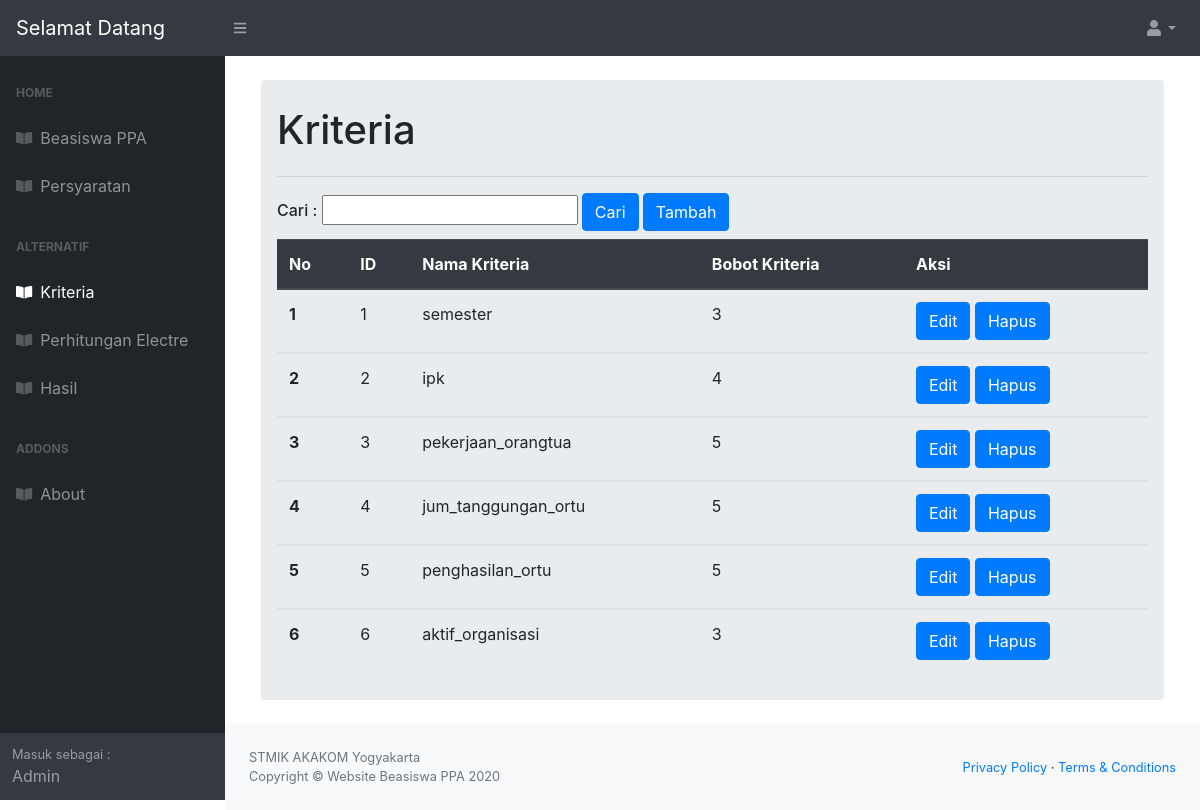
Screenshot of /index.php?module=kriteria (signed in) with the database file from the repository.
### tables this page shows
CREATE TABLE `kriteria` (
  `id` int(10) NOT NULL,
  `nama_kriteria` varchar(20) NOT NULL,
  `bobot_kriteria` int(10) NOT NULL,
  `aksi` varchar(20) NOT NULL
);

### pages/kriteria.php (the view, shortened to what this page needs)
<!-- <?php
  include 'connect.php';
?> -->
<br />
<div class="container-fluid">
  <br/>
              <ol class="breadcrumb mb-4">
                <h1 class="mt-2">Kriteria</h1>
                    <div class="h6">
                      <hr>
                        <?php
                    $sql = "SELECT * FROM kriteria";
                    $result = $link->prepare($sql);
                    $result->execute();
                    $data = $result->fetchAll(\PDO::FETCH_ASSOC);
                    $cari = $result->fetchAll(\PDO::FETCH_ASSOC);
                    $no=1;
                      ?>
                    <label>Cari : </label>
                      <input type="text" name="cari">
                      <input type="submit" value="Cari" class="btn btn-primary">
                      <button type="button" class="btn btn-primary" data-toggle="modal" data-target=".bd-example-modal-lg">Tambah</button></a>
                    </div>
                  <table class="table">
                    <thead class="thead-dark">
                      <tr>
                        <th scope="col">No</th>
                        <th scope="col">ID</th>
                        <th scope="col">Nama Kriteria</th>
                        <th scope="col">Bobot Kriteria</th>
                        <th scope="col">Aksi</th>
                      </tr>
                    </thead>
                        <?php
                    if($data) {
                      foreach($data as $row) {
                  ?>
                    <tbody>
                      <tr>
                        <th><?php echo $no++; ?></th>
                        <td><?php echo $row['id']; ?></td>
                        <td><?php echo $row['nama_kriteria']; ?></td>
                        <td><?php echo $row['bobot_kriteria']; ?></td>
                        <td>
                          <button type="button" class="btn btn-primary" data-toggle="modal" data-target=".bd-example-modal-lg">Edit</button>
                          <button type="button" class="btn btn-primary" data-toggle="modal" data-target=".bd-example-modal-lg">Hapus</button></td>
                      </tr>
                    </tbody>
                    <?php
                    }
                  }
                    else
                      {
                      echo "Tidak ada Data";
                      }
                  ?>
                  </table>

### index.php (shortened to what this page needs)
<!DOCTYPE html>
<html lang="en">
    <head>
        <link href="css/styles.css" rel="stylesheet" />
        <link href="https://cdn.datatables.net/1.10.20/css/dataTables.bootstrap4.min.css" rel="stylesheet" />
    </head>
    <body class="sb-nav-fixed">
        <nav class="sb-topnav navbar navbar-expand navbar-dark bg-dark">
            <a class="navbar-brand" href="index.php">Selamat Datang</a>
            <button class="btn btn-link btn-sm order-1 order-lg-0" id="sidebarToggle" href="#"><i class="fas fa-bars"></i></button>
            <ul class="navbar-nav ml-auto ml-md-0">
                <li class="nav-item dropdown">
                    <a class="nav-link dropdown-toggle" id="userDropdown" href="#" role="button" data-toggle="dropdown" aria-haspopup="true" aria-expanded="false"><i class="fas fa-user fa-fw"></i></a>
                </li>
            </ul>
        </nav>
        <?php
          if ($_SESSION['role'] == "Admin"){
             include 'slide/admin/admin.php';
        } ?>
    </body>
</html>

### slide/admin/admin.php (shortened to what this page needs)
<div id="layoutSidenav">
            <div id="layoutSidenav_nav">
                <nav class="sb-sidenav accordion sb-sidenav-dark" id="sidenavAccordion">
                    <div class="sb-sidenav-menu">
                        <div class="nav">
                            <div class="sb-sidenav-menu-heading">Home</div>
                            <a class="nav-link" href="index.php?module=home">
                                <div class="sb-nav-link-icon"><i class="fas fa-book-open"></i></div>
                                Beasiswa PPA
                            </a>
                            <a class="nav-link" href="index.php?module=persyaratan">
                                <div class="sb-nav-link-icon"><i class="fas fa-book-open"></i></div>
                                Persyaratan
                            </a>
                            <div class="sb-sidenav-menu-heading">Alternatif</div>
                            <a class="nav-link" href="index.php?module=kriteria">
                                <div class="sb-nav-link-icon"><i class="fas fa-book-open"></i></i></div>
                                Kriteria
                           </a>
                            <a class="nav-link" href="index.php?module=alternatif">
                                <div class="sb-nav-link-icon"><i class="fas fa-book-open"></i></i></div>
                                Perhitungan Electre
                            </a>
                            <a class="nav-link" href="index.php?module=hasil">
                                <div class="sb-nav-link-icon"><i class="fas fa-book-open"></i></div>
                                Hasil
                           </a>
                            <div class="sb-sidenav-menu-heading">Addons</div>
                           <a class="nav-link" href="index.php?module=about">
                                <div class="sb-nav-link-icon"><i class="fas fa-book-open"></i></div>
                                About
                           </a>
                        </div>
                    </div>
                    <div class="sb-sidenav-footer">
                        <div class="small">Masuk sebagai :</div>
                        <?php echo $_SESSION['username']; ?>
                    </div>
                </nav>
            </div>
            <div id="layoutSidenav_content">
                <main>
                    <div class="container-fluid">
                        <div class="row">
                         <?php
                        if ($_GET['module'] == 'home') {
                include "pages/home.php";
              } elseif ($_GET['module'] == 'alternatif'){
                include "pages/alternatif.php";
              } elseif ($_GET['module'] == 'pendaftaran'){
                include "pages/pendaftaran.php";
              } elseif ($_GET['module'] == 'persyaratan'){
                include "pages/persyaratan.php";
              } elseif ($_GET['module'] == 'perhitungan-electre'){
                include "pages/perhitungan-electre.php";
              } elseif ($_GET['module'] == 'hasil'){
                include "pages/hasil.php";
              } elseif ($_GET['module'] == 'data-mahasiswa'){
                include "pages/data-mahasiswa.php";
              } elseif ($_GET['module'] == 'upload'){
                include "pages/upload.php";
              } elseif ($_GET['module'] == 'laporan'){
                include "pages/laporan.php";
              } elseif ($_GET['module'] == 'perhitungan-electre'){
                include "pages/perhitungan-electre.php";
              } elseif ($_GET['module'] == 'kriteria'){
                include "pages/kriteria.php";
              } elseif ($_GET['module'] == 'nilai-kriteria'){
                include "pages/nilai-kriteria.php";
              } elseif ($_GET['module'] == 'edit-kriteria'){
                include "pages/edit-kriteria.php";
              } elseif ($_GET['module'] == 'about'){
                include "pages/about.php";
              } else {
                include "pages/home.php";
              }
              ?>
                        </ol>
                </main>
                <footer class="py-4 bg-light mt-auto">
                    <div class="container-fluid">
                        <div class="d-flex align-items-center justify-content-between small">
                            <div class="text-muted">
                            STMIK AKAKOM Yogyakarta
                            <br/>
                            Copyright &copy; Website Beasiswa PPA 2020
                            </div>
                            <div>
                                <a href="#">Privacy Policy</a>
                                &middot;
                                <a href="#">Terms &amp; Conditions</a>
                            </div>
                        </div>
                    </div>
                </footer>
            </div>
        </div>

### rows the page displays
kriteria: id "1", nama_kriteria "semester", bobot_kriteria "3"
kriteria: id "2", nama_kriteria "ipk", bobot_kriteria "4"
kriteria: id "3", nama_kriteria "pekerjaan_orangtua", bobot_kriteria "5"
kriteria: id "4", nama_kriteria "jum_tanggungan_ortu", bobot_kriteria "5"
kriteria: id "5", nama_kriteria "penghasilan_ortu", bobot_kriteria "5"
kriteria: id "6", nama_kriteria "aktif_organisasi", bobot_kriteria "3"

### other values shown
$_SESSION['username'] "Admin"
